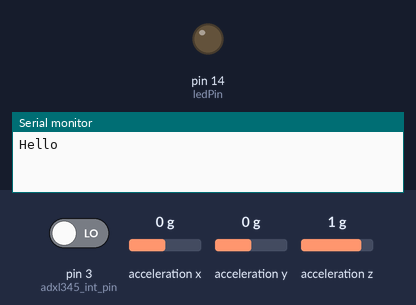
A sketch run on a simulated Arduino Uno, built with avr-gcc and run on an emulated ATmega328P. On the bench: output pins drawn as LEDs (lit = HIGH), the last lines printed to the serial monitor. Wiring (inferred from the names in the program): ADXL345 accelerometer at I2C address 0x1D. Inputs (shaded band) come from the test bench; at power-on: pin 3 (adxl345_int_pin) LOW, acceleration x 0 g, acceleration y 0 g, acceleration z 1 g.

Above: at 1.2 s.
1.3 s: pin 3 (adxl345_int_pin) driven HIGH
At 2.54 s:
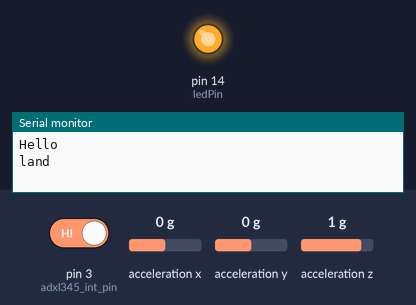
Timing chart, 0 to 10.3 s (numbered marks = the images above; inputs shaded):
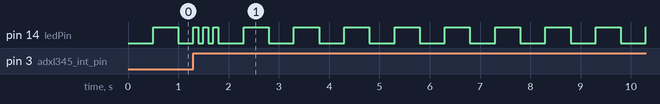

The sketch:

atmega328pb_adxl345s.ino
```cpp
#include <Wire.h>
#include "adxl345.h"

const int ledPin = 14;  // the number of the LED pin
int ledState = LOW;  // ledState used to set the LED
unsigned long previousMillis = 0;  // will store last time LED was updated
long interval = 500;

uint8_t int_reset = 0;
uint8_t trig = 0;

#define F_CPU 4000000UL
#define adxl345_int_pin 3

adxl345_data_t adxl_data;

void land()
{
  int_reset = 1;
}

void setup() {
  Wire.begin();

  pinMode(ledPin, OUTPUT);
  pinMode(adxl345_int_pin, INPUT);
  Serial.begin(9600);
  Serial.println("Hello");

  adxl345_init(ADXL345_STD);
  //adxl345_disable_interrupts();
  //adxl345_set_action_interrupt(0xC0, ADXL345_ACT_AC + ADXL345_ACT_XYZ);
  adxl345_set_tap_interrupt(0xF0, 10, ADXL345_TAP_XYZ);
  attachInterrupt(digitalPinToInterrupt(adxl345_int_pin), land, RISING);

}

void loop() {
  // put your main code here, to run repeatedly:
  if (int_reset)
  {
    int_reset = 0;
    if (trig == 0) trig = 1;
    interval = 100;
    adxl345_read_and_clear_interupts();
    Serial.println("land");
  }


  unsigned long currentMillis = millis();
  if (currentMillis - previousMillis >= interval) {
    // save the last time you blinked the LED
    previousMillis = currentMillis;

    if (trig > 5)
    {
      trig = 0;
      interval = 500;
    }
    if (trig) trig++;

    // if the LED is off turn it on and vice-versa:
    if (ledState == LOW) {
      ledState = HIGH;
    } else {
      ledState = LOW;
    }

    // set the LED with the ledState of the variable:
    digitalWrite(ledPin, ledState);

    if (1==0)
    {
      adxl345_get_data(&adxl_data);
      Serial.print("X: "); Serial.print(adxl_data.x);
      Serial.print(" Y: "); Serial.print(adxl_data.y);
      Serial.print(" Z: "); Serial.println(adxl_data.z);

    }

  }

}
```

adxl345.cpp
```cpp
#include "Arduino.h"
#include "i2c.h"
#include "adxl345.h"

uint8_t adxl345_address;
uint8_t no_device = 1;

void adxl345_set_base_address(uint8_t address)
{
  adxl345_address = address;
}

uint8_t adxl345_read_register(uint8_t adxl345_reg)
{
  uint8_t tmp = i2c_read_register(adxl345_address, adxl345_reg);
  return tmp;
}

void adxl345_read_buffer(uint8_t adxl345_reg, uint8_t *buf, uint8_t len)
{
  i2c_read_buffer(adxl345_address, adxl345_reg, buf, len);
}

void adxl345_write_register(uint8_t adxl345_reg, uint8_t adxl345_value)
{
  i2c_write_register(adxl345_address, adxl345_reg, adxl345_value);
}

uint8_t adxl345_read_device_id()
{
  uint8_t value = adxl345_read_register(ADXL345_REG_ID);
  return value;
}

uint8_t adxl345_test()
{
  uint8_t value = adxl345_read_device_id();
  if (value == ADXL345_DEVICE_ID) return 1;
  return 0;
}

void adxl345_get_data(adxl345_data_t *value)
{
  adxl345_read_buffer(ADXL345_REG_DATAX0, (uint8_t *) value, 6);
}

uint16_t adxl345_get_data_x()
{
  uint16_t value = 0;
  adxl345_read_buffer(ADXL345_REG_DATAX0, (uint8_t *) &value, 2);
  return value;
}

uint16_t adxl345_get_data_y()
{
  uint16_t value = 0;
  adxl345_read_buffer(ADXL345_REG_DATAY0, (uint8_t *) &value, 2);
  return value;
}

uint16_t adxl345_get_data_z()
{
  uint16_t value = 0;
  adxl345_read_buffer(ADXL345_REG_DATAZ0, (uint8_t *) &value, 2);
  return value;
}


uint8_t adxl345_read_and_clear_interupts()
{
  uint8_t value = 0;
  value = adxl345_read_register(ADXL345_REG_INT_SOURCE);
  return value;
}

void adxl345_measure_mode()
{
  if (no_device) return;
  adxl345_write_register(ADXL345_REG_POWER_CTL, ADXL345_MEASURE);
}

uint8_t adxl345_init(uint8_t address)
{
  adxl345_set_base_address(address);
  if (adxl345_test() == 0) return 0;
  no_device = 0;
  adxl345_write_register(ADXL345_REG_DATA_FORMAT, ADXL345_FULL_RES + ADXL345_RANGE_16G); // FULL_RES = 1, range = 11 (±16g)0x0B
  adxl345_measure_mode();

  return 1;
}

void adxl345_disable_interrupts()
{
  if (no_device) return;
  adxl345_write_register(ADXL345_REG_INT_ENABLE, 0);
}

void adxl345_set_interrupts(adxl345_int_conf_t* int_conf)
{
  if (no_device) return;
  adxl345_write_register(ADXL345_REG_THRESH_ACT,    int_conf->act_trehold  );
  adxl345_write_register(ADXL345_REG_THRESH_INACT,  int_conf->inact_trehold);
  adxl345_write_register(ADXL345_REG_THRESH_TAP,    int_conf->tap_trehold  );
  adxl345_write_register(ADXL345_REG_THRESH_FF,     int_conf->ff_trehold   );
  adxl345_write_register(ADXL345_REG_DUR,           int_conf->duration     );
  adxl345_write_register(ADXL345_REG_LATENT,        int_conf->latency      );
  adxl345_write_register(ADXL345_REG_WINDOW,        int_conf->window       );
  adxl345_write_register(ADXL345_REG_TIME_INACT,    int_conf->inact_time   );
  adxl345_write_register(ADXL345_REG_TIME_FF,       int_conf->ff_time      );
  adxl345_write_register(ADXL345_REG_ACT_INACT_CTL, int_conf->int_sources  );
  adxl345_write_register(ADXL345_REG_INT_ENABLE,    int_conf->int_enable   );
  adxl345_write_register(ADXL345_REG_INT_MAP,       int_conf->int_map      );
  adxl345_write_register(ADXL345_REG_TAP_AXES,      int_conf->tap_axes     );
  adxl345_read_and_clear_interupts();
}

void adxl345_set_action_interrupt(uint8_t trehold, uint8_t sources)
{
  adxl345_int_conf_t int_conf;
  int_conf.act_trehold = trehold;
  int_conf.int_sources = sources;
  int_conf.int_enable  = ADXL345_ACTIVITY;
  int_conf.int_map     = 0;
  adxl345_set_interrupts(&int_conf);

  adxl345_read_and_clear_interupts();
}

void adxl345_set_inaction_interrupt(uint8_t trehold, uint8_t duration, uint8_t sources)
{
  adxl345_int_conf_t int_conf;
  int_conf.inact_trehold = trehold;
  int_conf.int_sources   = sources;
  int_conf.inact_time    = duration;
  int_conf.int_enable    = ADXL345_INACTIVITY;
  int_conf.int_map       = 0;
  adxl345_set_interrupts(&int_conf);

  adxl345_read_and_clear_interupts();
}

void adxl345_set_tap_interrupt(uint8_t trehold, uint8_t duration, uint8_t sources)
{
  adxl345_int_conf_t int_conf;
  int_conf.tap_trehold = trehold;
  int_conf.tap_axes    = sources;
  int_conf.duration    = duration;
  int_conf.int_enable  = ADXL345_SINGLE_TAP;
  int_conf.int_map     = 0;
  adxl345_set_interrupts(&int_conf);

  adxl345_read_and_clear_interupts();
}

void adxl345_set_free_fall_interrupt(uint8_t trehold, uint8_t duration, uint8_t sources)
{
  adxl345_int_conf_t int_conf;
  int_conf.ff_trehold = trehold;
  int_conf.ff_time    = duration;
  int_conf.int_enable = ADXL345_FREEFALL;
  int_conf.int_map    = 0;
  adxl345_set_interrupts(&int_conf);

  adxl345_read_and_clear_interupts();
}

void print_register_value(uint8_t reg)
{
  byte tmp = 0;
  tmp = adxl345_read_register(reg);
  Serial.print("0x");
  Serial.print(reg, HEX);
  Serial.print(":0x");
  Serial.print(tmp, HEX);
  Serial.println("");
}
```

adxl345.h
```cpp
#ifndef ADXL345_h
#define ADXL345_h


// I2C Address
#define ADXL345_STD     0x1D    // Standard address if SDO/ALT ADDRESS is HIGH.
#define ADXL345_ALT     0x53    // Alternate address if SDO/ALT ADDRESS is LOW.


#define ADXL345_REG_ID             0x00
#define ADXL345_REG_THRESH_TAP     0x1D
#define ADXL345_REG_OFSX           0x1E
#define ADXL345_REG_OFSY           0x1F
#define ADXL345_REG_OFSZ           0x20
#define ADXL345_REG_DUR            0x21
#define ADXL345_REG_LATENT         0x22
#define ADXL345_REG_WINDOW         0x23
#define ADXL345_REG_THRESH_ACT     0x24
#define ADXL345_REG_THRESH_INACT   0x25
#define ADXL345_REG_TIME_INACT     0x26
#define ADXL345_REG_ACT_INACT_CTL  0x27
#define ADXL345_REG_THRESH_FF      0x28
#define ADXL345_REG_TIME_FF        0x29
#define ADXL345_REG_TAP_AXES       0x2A
#define ADXL345_REG_ACT_TAP_STATUS 0x2B
#define ADXL345_REG_BW_RATE        0x2C
#define ADXL345_REG_POWER_CTL      0x2D
#define ADXL345_REG_INT_ENABLE     0x2E
#define ADXL345_REG_INT_MAP        0x2F
#define ADXL345_REG_INT_SOURCE     0x30
#define ADXL345_REG_DATA_FORMAT    0x31
#define ADXL345_REG_DATAX0         0x32
#define ADXL345_REG_DATAX1         0x33
#define ADXL345_REG_DATAY0         0x34
#define ADXL345_REG_DATAY1         0x35
#define ADXL345_REG_DATAZ0         0x36
#define ADXL345_REG_DATAZ1         0x37
#define ADXL345_REG_FIFO_CTL       0x38
#define ADXL345_REG_FIFO_STATUS    0x39

#define ADXL345_DEVICE_ID      0xE5

#define ADXL345_THRESH_16G     0xFF
#define ADXL345_THRESH_8G      0x7F
#define ADXL345_THRESH_4G      0x3F
#define ADXL345_THRESH_2G      0x1F
#define ADXL345_THRESH_1G      0x0F

//0x2C BE RATE
#define ADXL345_LOW_POWER      0x10
// Data Rate
#define ADXL345_RATE_3200HZ    0x0F    // 3200 Hz
#define ADXL345_RATE_1600HZ    0x0E    // 1600 Hz
#define ADXL345_RATE_800HZ     0x0D    // 800 Hz
#define ADXL345_RATE_400HZ     0x0C    // 400 Hz
#define ADXL345_RATE_200HZ     0x0B    // 200 Hz
#define ADXL345_RATE_100HZ     0x0A    // 100 Hz
#define ADXL345_RATE_50HZ      0x09    // 50 Hz
#define ADXL345_RATE_25HZ      0x08    // 25 Hz
#define ADXL345_RATE_12_5HZ    0x07    // 12.5 Hz
#define ADXL345_RATE_6_25HZ    0x06    // 6.25 Hz
#define ADXL345_RATE_3_13HZ    0x05    // 3.13 Hz
#define ADXL345_RATE_1_56HZ    0x04    // 1.56 Hz
#define ADXL345_RATE_0_78HZ    0x03    // 0.78 Hz
#define ADXL345_RATE_0_39HZ    0x02    // 0.39 Hz
#define ADXL345_RATE_0_20HZ    0x01    // 0.20 Hz
#define ADXL345_RATE_0_10HZ    0x00    // 0.10 Hz

//0x27 ACT INAC_CTL
//0x2B ACT TAP STATUS
#define ADXL345_ACT_XYZ        0x70
#define ADXL345_ACT_X          0x40
#define ADXL345_ACT_Y          0x20
#define ADXL345_ACT_Z          0x10

//0x27 ACT INAC_CTL
#define ADXL345_ACT_AC         0x80
#define ADXL345_INACT_DC       0x08
#define ADXL345_INACT_XYZ      0x07
#define ADXL345_INACT_X        0x04
#define ADXL345_INACT_Y        0x02
#define ADXL345_INACT_Z        0x01

//0x2A ACT TAP AXES
//0x2B ACT TAP STATUS
#define ADXL345_TAP_XYZ        0x07
#define ADXL345_TAP_X          0x04
#define ADXL345_TAP_Y          0x02
#define ADXL345_TAP_Z          0x01

//0x2B ACT TAP STATUS
#define ADXL345_ASLEEP         0x08

//0x2A ACT TAP AXES
#define ADXL345_SUPRESS        0x08

//0x31 DATA FORMAT
#define ADXL345_SELF_TEST      0x80
#define ADXL345_SPI            0x40
#define ADXL345_INT_INVERT     0x20
#define ADXL345_FULL_RES       0x08
#define ADXL345_JUSTIFY        0x04
// Range
#define ADXL345_RANGE_16G      0x03    // +-16 g
#define ADXL345_RANGE_8G       0x02    // +-8 g
#define ADXL345_RANGE_4G       0x01    // +-4 g
#define ADXL345_RANGE_2G       0x00    // +-2 g

//0x2D POWER CTL
#define ADXL345_LINK           0x20
#define ADXL345_AUTO_SLEEP     0x10
#define ADXL345_MEASURE        0x08
#define ADXL345_SLEEP          0x04
#define ADXL345_WAKEUP_1HZ     0x03
#define ADXL345_WAKEUP_2HZ     0x02
#define ADXL345_WAKEUP_4HZ     0x01
#define ADXL345_WAKEUP_8HZ     0x00

//0x2E INT ENABLE
//0x2F INT MAP
#define ADXL345_DATA_READY     0x80
#define ADXL345_SINGLE_TAP     0x40
#define ADXL345_DOUBLE_TAP     0x20
#define ADXL345_ACTIVITY       0x10
#define ADXL345_INACTIVITY     0x08
#define ADXL345_FREEFALL       0x04
#define ADXL345_WALEMARK       0x02
#define ADXL345_OWERRUN        0x01

//0x38
#define ADXL345_FIFO_MODE_BYPASS  0x00
#define ADXL345_FIFO_MODE         0x40
#define ADXL345_FIFO_MODE_STREAM  0x80
#define ADXL345_FIFO_MODE_TRIGGER 0xC0
#define ADXL345_FIFO_TRIGGER      0x20

//0x39
#define ADXL345_FIFO_TRIG         0x80

typedef struct {
  int16_t x;
  int16_t y;
  int16_t z;
} adxl345_data_t;

typedef struct {
  int8_t int_enable;
  int8_t int_map;
  int8_t int_sources;
  int8_t tap_axes;
  int8_t act_trehold;
  int8_t inact_trehold;
  int8_t tap_trehold;
  int8_t ff_trehold;
  int8_t latency;
  int8_t window;
  int8_t duration;
  int8_t inact_time;
  int8_t ff_time;
} adxl345_int_conf_t;

// I2C functions
uint8_t adxl345_read_register(uint8_t adxl345_reg);
void adxl345_write_register(uint8_t adxl345_reg, uint8_t adxl345_value);

void adxl345_set_base_address(byte address);
uint8_t adxl345_read_device_id();
uint8_t adxl345_test();
uint8_t adxl345_init(uint8_t address);
void adxl345_measure_mode();
// Data funtions
void adxl345_get_data(adxl345_data_t *value);
uint16_t adxl345_get_data_x();
uint16_t adxl345_get_data_y();
uint16_t adxl345_get_data_z();
// Interrapt functions
void adxl345_set_action_interrupt(uint8_t trehold, uint8_t sources);
void adxl345_disable_interrupts();
void adxl345_set_interrupts(adxl345_int_conf_t* int_conf);
void adxl345_set_tap_interrupt(uint8_t trehold, uint8_t duration, uint8_t sources);
void adxl345_set_free_fall_interrupt(uint8_t trehold, uint8_t duration, uint8_t sources);
void adxl345_set_inaction_interrupt(uint8_t trehold, uint8_t duration, uint8_t sources);
uint8_t adxl345_read_and_clear_interupts();
void print_register_value(uint8_t reg);

#endif
```

i2c.cpp
```cpp
#include <Wire.h>

uint8_t i2c_read_register(uint8_t i2c_address, uint8_t i2c_reg) {
  Wire.beginTransmission(i2c_address);
  Wire.write(i2c_reg);
  Wire.endTransmission();
  Wire.requestFrom(i2c_address, (uint8_t)1);
  uint8_t tmp = Wire.read();
  return tmp;
}

void i2c_read_buffer(uint8_t i2c_address, uint8_t i2c_reg, uint8_t *buf, uint8_t len) {
  Wire.beginTransmission(i2c_address);
  Wire.write(i2c_reg);
  Wire.endTransmission();
  Wire.requestFrom(i2c_address, len);
  uint8_t i = 0;
  while (Wire.available()) {
    buf[i] = Wire.read(); // Receive a byte as a character
    i++;
  }
}

void i2c_write_register(byte i2c_address, uint8_t i2c_reg, uint8_t i2c_value) {
  Wire.beginTransmission(i2c_address);
  Wire.write(i2c_reg);
  Wire.write(i2c_value);
  Wire.endTransmission();
}
```

i2c.h
```cpp
uint8_t i2c_read_register(uint8_t i2c_address, uint8_t i2c_reg);
void i2c_read_buffer(uint8_t i2c_address, uint8_t i2c_reg, uint8_t *buf, uint8_t len);
void i2c_write_register(byte i2c_address, uint8_t i2c_reg, uint8_t i2c_value);
```
